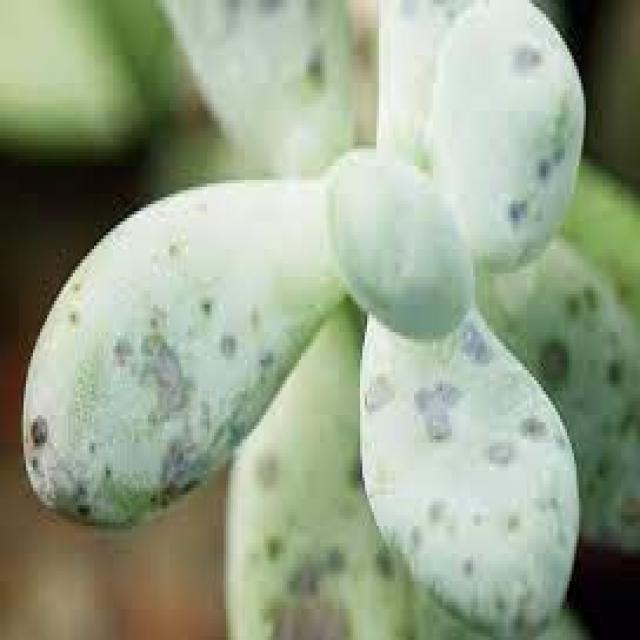
#> input picture Succulent plants/疾病偵測模型/yolov8_dataset/train/images/-2-_jpg.rf.a0467cafdff185374544550f32667ceb.jpg, 640 x 640 px, found by its file name; its folder holds 3 pictures in this run
$ jupyter execute --allow-errors 'Principal Component Analysis.ipynb'   (shell and % lines are left out)
#> lines starting #> are read from the running program, lines starting #| are printed output that depends on the picture
[cell 1]
from google.colab import drive
drive.mount('/content/drive')

[cell 2]
import os
import numpy as np
import pandas as pd

from PIL import Image
from sklearn.decomposition import PCA

import matplotlib.pyplot as plt
import matplotlib
import random
import seaborn as sns

資料前處理

[cell 3]
# 設定圖片大小
IMG_SIZE = 224
folder = '/content/drive/MyDrive/model/deep-learning-for-image-processing-master/pytorch_classification/Test6_mobilenet/data_set/flower_data/train'

# 讀取圖片，將其轉換為灰度並調整大小
def read_image(file_path):
    img = Image.open(file_path).convert('RGB')
#> img is the input picture: PIL image 640x640 RGB; mean R, G, B 149.7, 162, 138.4
    img = img.resize((IMG_SIZE, IMG_SIZE))
#> img: PIL image 224x224 RGB
    return np.array(img)

# 讀取資料夾中的所有圖片，轉換為矩陣
def load_images_from_folder(folder):
    images, labels_number, labels_name  = [], [], []
    for label, folder_name in enumerate(os.listdir(folder)):
        label_folder = os.path.join(folder, folder_name)
        if os.path.isdir(label_folder):
            for filename in os.listdir(label_folder):
                file_path = os.path.join(label_folder, filename)
                if os.path.isfile(file_path):
                    img = read_image(file_path)
                    images.append(img)
                    labels_number.append(label)
                    labels_name.append(folder_name)
    return np.array(images), np.array(labels_number), np.array(labels_name)

# 載入所有圖片
images, labels_number, labels_name = load_images_from_folder(folder)

images_rsp = images.reshape(images.shape[0], -1)

print('原始', images.shape)
#| 原始 (3, 224, 224, 3)
print('轉換', images_rsp.shape)
#| 轉換 (3, 150528)
print('\n標籤', labels_number)
print('名稱', labels_name)

[cell 4]
os.listdir(folder)

[cell 5]
name, num = [], []

for label, folder_name in enumerate(os.listdir(folder)):
    label_folder = os.path.join(folder, folder_name)
    count = len(os.listdir(label_folder))
    name.append(folder_name)
    num.append(count)

[cell 6]
df = pd.DataFrame([name, num]).T

df.columns = ['folder_name', 'count']

df.to_csv('./data.csv', index=False, encoding='utf-8')

隨機抽檢圖片

[cell 7]

rd = random.randint(0, 2629)

#> (the rest of this cell did not finish here and is left out)

PCA-2D繪圖

[cell 8]
# 進行PCA分析

x_pca = PCA(n_components=2).fit_transform(images_rsp)

# normalize
x_min, x_max = x_pca.min(0), x_pca.max(0)
x_norm = (x_pca - x_min) / (x_max - x_min)

x = pd.DataFrame(x_norm, columns=['p_x', 'p_y'])
y = pd.DataFrame(labels_name.reshape(labels_name.shape[0], -1), columns=['labels'])

pca_2_data = pd.concat([x, y], axis=1)

# 下載台北黑體字型

# 新增字體
#> (the rest of this cell did not finish here and is left out)

[cell 9]
plt.figure(figsize=(20, 20))
plt.title('PCA-2D')
sns.scatterplot(data=pca_2_data, x='p_x', y='p_y', hue="labels", palette=sns.color_palette("hls", len(os.listdir(folder))))
plt.show()
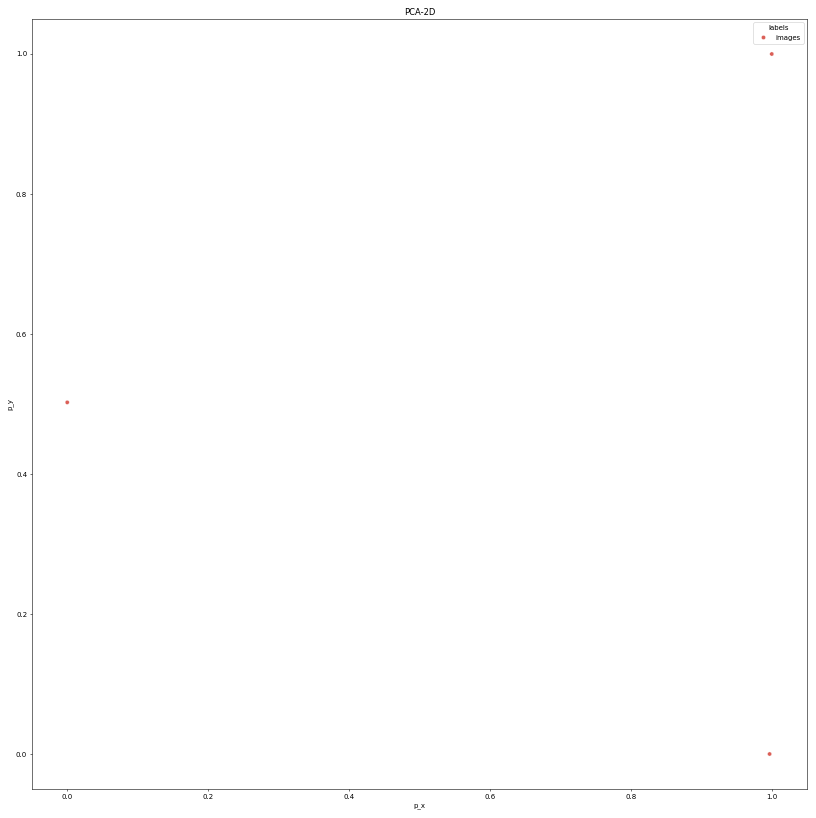
#> figure drawn by matplotlib, 1 panel

單種類低維分布

[cell 10]
import matplotlib.pyplot as plt
from matplotlib.gridspec import GridSpec

# 設定圖片大小
fig = plt.figure(figsize=(90, 30))

# 調整子圖的佈局
gs = GridSpec(nrows=9, ncols=3, figure=fig)

for i in range(pca_2_data.nunique()['labels']):
  new_data = pca_2_data[labels_name == os.listdir(folder)[i]]

  # 將子圖放在大圖中
  ax = fig.add_subplot(gs[i])
  sns.scatterplot(data=new_data, x='p_x', y='p_y', hue="labels",
                  palette=sns.color_palette("hls", new_data.nunique()['labels']), ax=ax)
  ax.set_title(f"Plot {i+1}")


# 調整間距並顯示圖片
plt.tight_layout()
plt.show()
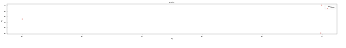
#> figure drawn by matplotlib, 1 panel
